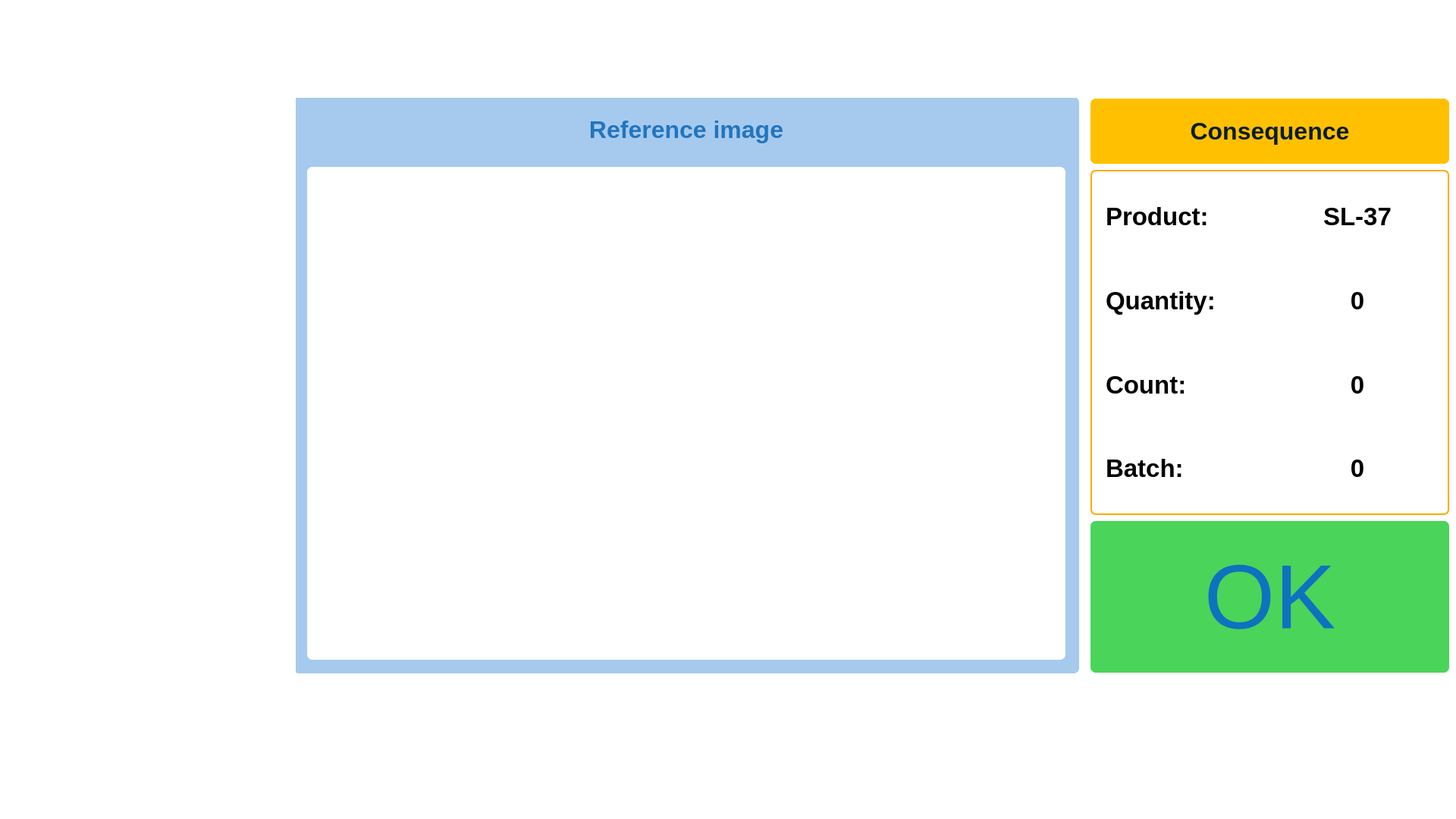
   <widget class="QWidget" name="widget_3" native="true">
    <property name="geometry">
     <rect>
      <x>0</x>
      <y>0</y>
      <width>1920</width>
      <height>1080</height>
     </rect>
    </property>
    <property name="styleSheet">
     <string notr="true">background-color: rgb(255, 255, 255);</string>
    </property>
    <widget class="QWidget" name="widget_15" native="true">
     <property name="geometry">
      <rect>
       <x>390</x>
       <y>129</y>
       <width>1521</width>
       <height>761</height>
      </rect>
     </property>
     <widget class="QWidget" name="layoutWidget">
      <property name="geometry">
       <rect>
        <x>-3</x>
        <y>-10</y>
        <width>1561</width>
        <height>779</height>
       </rect>
      </property>
      <layout class="QHBoxLayout" name="horizontalLayout_10">
       <item>
        <widget class="QWidget" name="widget_19" native="true">
         <property name="minimumSize">
          <size>
           <width>0</width>
           <height>0</height>
          </size>
         </property>
         <property name="maximumSize">
          <size>
           <width>1111111</width>
           <height>760</height>
          </size>
         </property>
         <property name="styleSheet">
          <string notr="true">background-color: rgba(166,202,238,255);
border-radius: 7px;</string>
         </property>
         <layout class="QVBoxLayout" name="verticalLayout_4">
          <item>
           <widget class="QLabel" name="label_6">
            <property name="sizePolicy">
             <sizepolicy hsizetype="Preferred" vsizetype="Preferred">
              <horstretch>0</horstretch>
              <verstretch>0</verstretch>
             </sizepolicy>
            </property>
            <property name="minimumSize">
             <size>
              <width>0</width>
              <height>60</height>
             </size>
            </property>
            <property name="font">
             <font>
              <pointsize>24</pointsize>
              <weight>75</weight>
              <bold>true</bold>
             </font>
            </property>
            <property name="layoutDirection">
             <enum>Qt::LeftToRight</enum>
            </property>
            <property name="autoFillBackground">
             <bool>false</bool>
            </property>
            <property name="styleSheet">
             <string notr="true">background-color: rgba(233, 113, 52, 0);
color: rgb(33, 117, 190);
border-radius: 7px;</string>
            </property>
            <property name="text">
             <string>Reference image</string>
            </property>
            <property name="alignment">
             <set>Qt::AlignCenter</set>
            </property>
           </widget>
          </item>
          <item>
           <widget class="QWidget" name="widget_26" native="true">
            <layout class="QHBoxLayout" name="horizontalLayout_8">
             <item>
              <widget class="QGraphicsView" name="graphics_view_reference">
               <property name="sizePolicy">
                <sizepolicy hsizetype="Preferred" vsizetype="Preferred">
                 <horstretch>0</horstretch>
                 <verstretch>0</verstretch>
                </sizepolicy>
               </property>
               <property name="minimumSize">
                <size>
                 <width>1000</width>
                 <height>650</height>
                </size>
               </property>
               <property name="maximumSize">
                <size>
                 <width>1023</width>
                 <height>677</height>
                </size>
               </property>
               <property name="font">
                <font>
                 <pointsize>25</pointsize>
                </font>
               </property>
               <property name="styleSheet">
                <string notr="true">background-color: rgb(255, 255, 255);</string>
               </property>
              </widget>
             </item>
            </layout>
           </widget>
          </item>
         </layout>
        </widget>
       </item>
       <item>
        <widget class="QWidget" name="widget_21" native="true">
         <property name="styleSheet">
          <string notr="true">background-color: rgba(255,255,255,255);
border-radius: 7px;</string>
         </property>
         <layout class="QVBoxLayout" name="verticalLayout">
          <item>
           <widget class="QLabel" name="label_4">
            <property name="sizePolicy">
             <sizepolicy hsizetype="Preferred" vsizetype="Preferred">
              <horstretch>0</horstretch>
              <verstretch>0</verstretch>
             </sizepolicy>
            </property>
            <property name="minimumSize">
             <size>
              <width>473</width>
              <height>86</height>
             </size>
            </property>
            <property name="maximumSize">
             <size>
              <width>473</width>
              <height>86</height>
             </size>
            </property>
            <property name="font">
             <font>
              <pointsize>24</pointsize>
              <weight>75</weight>
              <bold>true</bold>
             </font>
            </property>
            <property name="styleSheet">
             <string notr="true">background-color: rgb(255, 192, 1);
color: rgb(11, 28, 38);
border-radius: 7px;</string>
            </property>
            <property name="text">
             <string>Consequence</string>
            </property>
            <property name="alignment">
             <set>Qt::AlignCenter</set>
            </property>
           </widget>
          </item>
          <item>
           <widget class="QWidget" name="widget_27" native="true">
            <property name="minimumSize">
             <size>
              <width>473</width>
              <height>455</height>
             </size>
            </property>
            <property name="maximumSize">
             <size>
              <width>473</width>
              <height>455</height>
             </size>
            </property>
            <property name="styleSheet">
             <string notr="true">background-color: rgba(255,255,255,255);
border: 2px solid  rgb(255, 170, 0);
border-radius: 7px;</string>
            </property>
            <layout class="QGridLayout" name="gridLayout_7">
             <item row="3" column="0">
              <widget class="QLabel" name="label_39">
               <property name="font">
                <font>
                 <pointsize>25</pointsize>
                 <weight>75</weight>
                 <bold>true</bold>
                </font>
               </property>
               <property name="styleSheet">
                <string notr="true">border: 2px solid white</string>
               </property>
               <property name="text">
                <string>Batch:</string>
               </property>
              </widget>
             </item>
             <item row="1" column="0">
              <widget class="QLabel" name="label_32">
               <property name="font">
                <font>
                 <pointsize>25</pointsize>
                 <weight>75</weight>
                 <bold>true</bold>
                </font>
               </property>
               <property name="styleSheet">
                <string notr="true">border: 2px solid white</string>
               </property>
               <property name="text">
                <string>Quantity:</string>
               </property>
              </widget>
             </item>
             <item row="2" column="0">
              <widget class="QLabel" name="label_37">
               <property name="font">
                <font>
                 <pointsize>25</pointsize>
                 <weight>75</weight>
                 <bold>true</bold>
                </font>
               </property>
               <property name="styleSheet">
                <string notr="true">border: 2px solid white</string>
               </property>
               <property name="text">
                <string>Count:</string>
               </property>
              </widget>
             </item>
             <item row="0" column="0">
              <widget class="QLabel" name="label_29">
               <property name="font">
                <font>
                 <pointsize>25</pointsize>
                 <weight>75</weight>
                 <bold>true</bold>
                </font>
               </property>
               <property name="styleSheet">
                <string notr="true">border: 2px solid white</string>
               </property>
               <property name="text">
                <string>Product:</string>
               </property>
              </widget>
             </item>
             <item row="0" column="1">
              <widget class="QLabel" name="label_product">
               <property name="font">
                <font>
                 <pointsize>25</pointsize>
                 <weight>75</weight>
                 <bold>true</bold>
                </font>
               </property>
               <property name="styleSheet">
                <string notr="true">border: 2px solid white</string>
               </property>
               <property name="text">
                <string>SL-37</string>
               </property>
               <property name="alignment">
                <set>Qt::AlignCenter</set>
               </property>
              </widget>
             </item>
             <item row="1" column="1">
              <widget class="QLabel" name="label_quantity">
               <property name="font">
                <font>
                 <pointsize>25</pointsize>
                 <weight>75</weight>
                 <bold>true</bold>
                </font>
               </property>
               <property name="styleSheet">
                <string notr="true">border: 2px solid white</string>
               </property>
               <property name="text">
                <string>0</string>
               </property>
               <property name="alignment">
                <set>Qt::AlignCenter</set>
               </property>
              </widget>
             </item>
             <item row="2" column="1">
              <widget class="QLabel" name="label_count">
               <property name="font">
                <font>
                 <pointsize>25</pointsize>
                 <weight>75</weight>
                 <bold>true</bold>
                </font>
               </property>
               <property name="styleSheet">
                <string notr="true">border: 2px solid white</string>
               </property>
               <property name="text">
                <string>0</string>
               </property>
               <property name="alignment">
                <set>Qt::AlignCenter</set>
               </property>
              </widget>
             </item>
             <item row="3" column="1">
              <widget class="QLabel" name="label_batch">
               <property name="font">
                <font>
                 <pointsize>25</pointsize>
                 <weight>75</weight>
                 <bold>true</bold>
                </font>
               </property>
               <property name="styleSheet">
                <string notr="true">border: 2px solid white</string>
               </property>
               <property name="text">
                <string>0</string>
               </property>
               <property name="alignment">
                <set>Qt::AlignCenter</set>
               </property>
              </widget>
             </item>
            </layout>
           </widget>
          </item>
          <item>
           <widget class="QLabel" name="label_result">
            <property name="sizePolicy">
             <sizepolicy hsizetype="Preferred" vsizetype="Preferred">
              <horstretch>0</horstretch>
              <verstretch>0</verstretch>
             </sizepolicy>
            </property>
            <property name="minimumSize">
             <size>
              <width>473</width>
              <height>200</height>
             </size>
            </property>
            <property name="maximumSize">
             <size>
              <width>473</width>
              <height>200</height>
             </size>
            </property>
            <property name="font">
             <font>
              <pointsize>90</pointsize>
              <weight>50</weight>
              <bold>false</bold>
             </font>
            </property>
            <property name="styleSheet">
             <string notr="true">background-color: rgb(74, 212, 90);
color: rgb(14,114,190);
border-radius: 7px;</string>
            </property>
            <property name="text">
             <string>OK</string>
            </property>
            <property name="alignment">
             <set>Qt::AlignCenter</set>
            </property>
           </widget>
          </item>
         </layout>
        </widget>
       </item>
      </layout>
     </widget>
    </widget>
   </widget>
